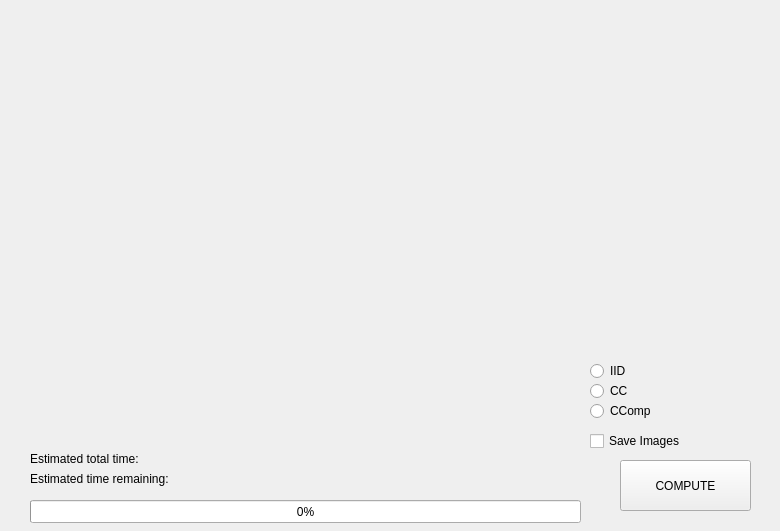
<?xml version="1.0" encoding="UTF-8"?>
<ui version="4.0">
 <class>showPlotsWindow</class>
 <widget class="QWidget" name="showPlotsWindow">
  <property name="geometry">
   <rect>
    <x>0</x>
    <y>0</y>
    <width>780</width>
    <height>531</height>
   </rect>
  </property>
  <property name="windowTitle">
   <string>Form</string>
  </property>
  <widget class="QWidget" name="sliderContainer" native="true">
   <property name="geometry">
    <rect>
     <x>590</x>
     <y>30</y>
     <width>161</width>
     <height>321</height>
    </rect>
   </property>
  </widget>
  <widget class="QPushButton" name="plot">
   <property name="geometry">
    <rect>
     <x>620</x>
     <y>460</y>
     <width>131</width>
     <height>51</height>
    </rect>
   </property>
   <property name="text">
    <string>COMPUTE</string>
   </property>
  </widget>
  <widget class="QWidget" name="plotsContainer" native="true">
   <property name="geometry">
    <rect>
     <x>29</x>
     <y>29</y>
     <width>551</width>
     <height>461</height>
    </rect>
   </property>
  </widget>
  <widget class="QCheckBox" name="checkBox">
   <property name="geometry">
    <rect>
     <x>590</x>
     <y>430</y>
     <width>111</width>
     <height>22</height>
    </rect>
   </property>
   <property name="text">
    <string>Save Images</string>
   </property>
  </widget>
  <widget class="QRadioButton" name="iidRadio">
   <property name="geometry">
    <rect>
     <x>590</x>
     <y>360</y>
     <width>111</width>
     <height>22</height>
    </rect>
   </property>
   <property name="text">
    <string>IID</string>
   </property>
  </widget>
  <widget class="QRadioButton" name="ccRadio">
   <property name="geometry">
    <rect>
     <x>590</x>
     <y>380</y>
     <width>111</width>
     <height>22</height>
    </rect>
   </property>
   <property name="text">
    <string>CC</string>
   </property>
  </widget>
  <widget class="QRadioButton" name="ccompRadio">
   <property name="geometry">
    <rect>
     <x>590</x>
     <y>400</y>
     <width>111</width>
     <height>22</height>
    </rect>
   </property>
   <property name="text">
    <string>CComp</string>
   </property>
  </widget>
  <widget class="QProgressBar" name="progressBar">
   <property name="geometry">
    <rect>
     <x>30</x>
     <y>500</y>
     <width>551</width>
     <height>23</height>
    </rect>
   </property>
   <property name="value">
    <number>0</number>
   </property>
  </widget>
  <widget class="QWidget" name="layoutWidget">
   <property name="geometry">
    <rect>
     <x>30</x>
     <y>450</y>
     <width>251</width>
     <height>18</height>
    </rect>
   </property>
   <layout class="QHBoxLayout" name="horizontalLayout_2">
    <item>
     <widget class="QLabel" name="label_2">
      <property name="text">
       <string>Estimated total time:</string>
      </property>
     </widget>
    </item>
    <item>
     <widget class="QLabel" name="totalTime">
      <property name="text">
       <string/>
      </property>
     </widget>
    </item>
   </layout>
  </widget>
  <widget class="QWidget" name="">
   <property name="geometry">
    <rect>
     <x>30</x>
     <y>470</y>
     <width>251</width>
     <height>18</height>
    </rect>
   </property>
   <layout class="QHBoxLayout" name="horizontalLayout">
    <item>
     <widget class="QLabel" name="label">
      <property name="text">
       <string>Estimated time remaining:</string>
      </property>
     </widget>
    </item>
    <item>
     <widget class="QLabel" name="timeLabel">
      <property name="text">
       <string/>
      </property>
     </widget>
    </item>
   </layout>
  </widget>
 </widget>
 <resources/>
 <connections/>
</ui>
